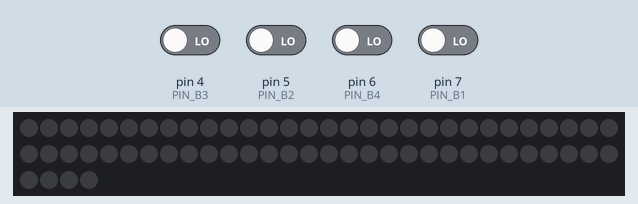
A sketch run on a simulated Arduino Uno, built with avr-gcc and run on an emulated ATmega328P. On the bench: 64 RGB LEDs in strip order, left to right, continuing on the next row. The test bench sets the inputs (shaded band); at power-on: pin 4 (PIN_B3), pin 5 (PIN_B2), pin 6 (PIN_B4), pin 7 (PIN_B1) LOW. Dim RGB values are drawn brighter than linear; random numbers use the default seed unless the sketch sets one.

Above: at 1.2 s.
1.3 s: pin 4 (PIN_B3) driven HIGH
At 2.5 s:
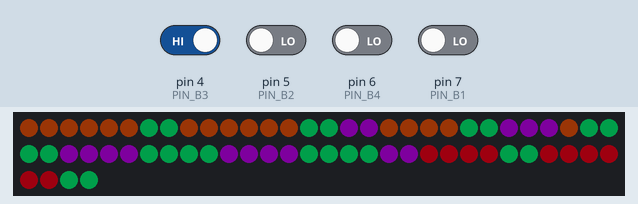
At 17.1 s:
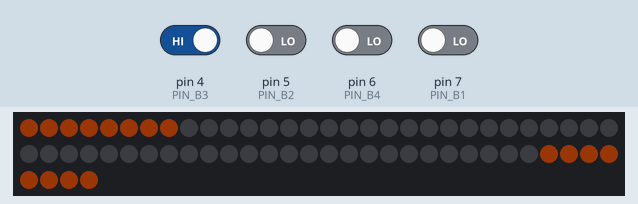
Timing chart, 0 to 17.9 s (numbered marks = the images above; inputs shaded):
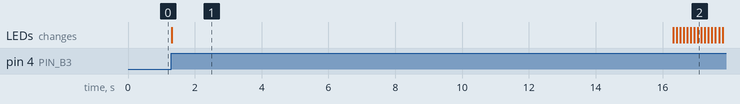

The sketch:

genius_Geometrico_1_.ino
```cpp
#include <FastLED.h>

#define NUM_LEDS 64
#define BRIGHTNESS 30
#define LH 8
#define LW 8

#define PIN_LED 2
#define PIN_B1 7
#define PIN_B2 5
#define PIN_B3 4
#define PIN_B4 6

CRGB leds[NUM_LEDS], gaba[NUM_LEDS];
CRGB color1, color2, color3, color4, corAntiga[8];

int b1, b2, b3, b4, randNumber;
int tempo;

int seed_;

int state;
// state = 0 -> menu do jogo
// state = 1 -> mostra o gabarito
// state = 2 -> player joga

int lc, lb, ld, le;

void copia(struct CRGB *a, struct CRGB *b) {
  for(int i = 0; i < 64; i++) {
    a[i] = b[i];
  }
}

void gera_gaba(){
  int r;

  // apaga tudo no gaba
  for(int i = 0; i < 64; i++) gaba[i] = CRGB::Black;

  while(!acabou(gaba)) {
    // gerar uma cor
    r = random() % 4;
    r++;
    switch(r) {
      case 1:
        cima_gaba();
        break;
      case 2:
        direita_gaba();
        break;
      case 3:
        baixo_gaba();
        break;
      case 4:
        esquerda_gaba();
        break;
    }
  }

  // copia gaba em leds
  copia(leds, gaba);

  FastLED.show();
}

void cima_gaba() {
  if (lb == -1) return;

  for(int i=0; i<8; i++) {
    // Colore a linha com a cor
    for(int j=0; j<8; j++) {
      if(j>=le && j<=ld && gaba[i*LW + j] == CRGB::Black) {
        gaba[i*LW + j] = color1;
      }
    }

    if (i >= lb) break;

    // Apaga a linha
    for(int j=0; j<8; j++) {
      if(j>=le && j<=ld && gaba[i*LW + j] == color1) {
        gaba[i*LW + j] = CRGB::Black;
      }
    }
  }
  lb--;
}

void direita_gaba() {
  if (le == 8) return;
  for(int i=7; i>=0; i--) {
    //Colore a coluna com a cor
    for(int j=0; j<8; j++) {
      if(j>=lc && j<=lb && gaba[j*LW + i] == CRGB::Black) {
        gaba[j*LW + i] = color2;
      }
    }
    if (i <= le) break;
    //Apaga a coluna
    for(int j=0; j<8; j++) {
      if(j>=lc && j<=lb && gaba[j*LW + i] == color2) {
        gaba[j*LW + i] = CRGB::Black;
      }
    }

  }
  le++;
}

void baixo_gaba() {
  if(lc == 8) return;
  for(int i=7; i>=0; i--) {
    for(int j=0; j<8; j++) {
      if(j>=le && j<=ld && gaba[i*LW + j] == CRGB::Black) {
        gaba[i*LW + j] = color3;
      }
    }
    if (i <= lc) break;
    for(int j=0; j<8; j++) {
      if(j>=le && j<=ld && gaba[i*LW + j] == color3) {
        gaba[i*LW + j] = CRGB::Black;
      }
    }
  }
  lc++;
}

void esquerda_gaba() {
  if(ld == -1) return;
  for(int i=0; i<8; i++) {
    for(int j=0; j<8; j++) {
      if(j>=lc && j<=lb && gaba[j*LW + i] == CRGB::Black) {
        gaba[j*LW + i] = color4;
      }
    }
    if(i >= ld) break;
    for(int j=0; j<8; j++) {
      if(j>=lc && j<=lb && gaba[j*LW + i] == color4) {
        gaba[j*LW + i] = CRGB::Black;
      }
    }
  }
  ld--;
}


void cima() {
  int i, j;

  if (lb == -1) return;

  for(i=0; i<8; i++) {
    // Colore a linha com a cor
    for(j=0; j<8; j++) {
      if(j>=le && j<=ld && leds[i*LW + j] == CRGB::Black) {
        leds[i*LW + j] = color1;
      } else if(j>=le && j<=ld && leds[i*LW + j] != CRGB::Black) {
        corAntiga[j] = leds[i*LW + j];
        leds[i*LW + j] = CRGB::White;
      }
    }
    FastLED.show();

    if (i >= lb) break;

    delay(tempo);

    // Apaga a linha
    for(j=0; j<8; j++) {
      if(j>=le && j<=ld && leds[i*LW + j] == color1) {
        leds[i*LW + j] = CRGB::Black;
      } else if (j>=le && j<=ld && leds[i*LW + j] == CRGB::White) {
        leds[i*LW + j] = corAntiga[j];
      }
    }

    FastLED.show();
  }
  lb--;
}

void direita() {
  int i, j;
  if (le == 8) return;
  for(i=7; i>=0; i--) {
    //Colore a coluna com a cor
    for(j=0; j<8; j++) {
      if(j>=lc && j<=lb && leds[j*LW + i] == CRGB::Black) {
        leds[j*LW + i] = color2;
      } else if(j>=lc && j<=lb && leds[j*LW + i] != CRGB::Black) {
        corAntiga[j] = leds[j*LW + i];
        leds[j*LW + i] = CRGB::White;
      }
    }
    FastLED.show();
    if (i <= le) break;
    delay(tempo);
    //Apaga a coluna
    for(j=0; j<8; j++) {
      if(j>=lc && j<=lb && leds[j*LW + i] == color2) {
        leds[j*LW + i] = CRGB::Black;
      } else if(j>=lc && j<=lb && leds[j*LW + i] == CRGB::White) {
        leds[j*LW + i] = corAntiga[j];
      }
    }
    FastLED.show();

  }
  le++;
}

void baixo() {
  int i, j;
  if(lc == 8) return;
  for(i=7; i>=0; i--) {
    for(j=0; j<8; j++) {
      if(j>=le && j<=ld && leds[i*LW + j] == CRGB::Black) {
        leds[i*LW + j] = color3;
      } else if(j>=le && j<=ld && leds[i*LW + j] != CRGB::Black) {
        corAntiga[j] = leds[i*LW + j];
        leds[i*LW + j] = CRGB::White;
      }
    }
    FastLED.show();
    if (i <= lc) break;
    delay(tempo);
    for(j=0; j<8; j++) {
      if(j>=le && j<=ld && leds[i*LW + j] == color3) {
        leds[i*LW + j] = CRGB::Black;
      } else if(j>=le && j<=ld && leds[i*LW + j] == CRGB::White) {
        leds[i*LW + j] = corAntiga[j];
      }
    }
    FastLED.show();
  }
  lc++;
}

void esquerda() {
  int i, j;
  if(ld == -1) return;
  for(i=0; i<8; i++) {
    for(j=0; j<8; j++) {
      if(j>=lc && j<=lb && leds[j*LW + i] == CRGB::Black) {
        leds[j*LW + i] = color4;
      } else if(j>=lc && j<=lb && leds[j*LW + i] != CRGB::Black) {
        corAntiga[j] = leds[j*LW + i];
        leds[j*LW + i] = CRGB::White;
      }
    }
    FastLED.show();
    if(i >= ld) break;
    delay(tempo);
    for(j=0; j<8; j++) {
      if(j>=lc && j<=lb && leds[j*LW + i] == color4) {
        leds[j*LW + i] = CRGB::Black;
      } else if(j>=lc && j<=lb && leds[j*LW + i] == CRGB::White) {
        leds[j*LW + i] = corAntiga[j];
      }
    }
    FastLED.show();
  }
  ld--;
}

int acabou(struct CRGB *mat) {
  int i;
  for(i=0; i<64; i++) {
    if(mat[i] == CRGB::Black) {
      return 0;
    }
  }
  return 1;
}

void reiniciar() {
  FastLED.setBrightness(BRIGHTNESS);

  lb = ld = 7;
  le = lc = 0;

  b1=b2=b3=b4 = LOW;
}

void setup() {
  randomSeed(seed_%1000000000);
  FastLED.addLeds<NEOPIXEL, PIN_LED>(leds, NUM_LEDS);
  FastLED.setBrightness(BRIGHTNESS);
  FastLED.clear();
  FastLED.show();

  tempo = 100;  state = 0;

  seed_=0;

  color1 = CRGB(255,0,30);
  color2 = CRGB(200,0,255);
  color3 = CRGB(222,79,11);
  color4 = CRGB(0,255,120);

  pinMode(PIN_B1, INPUT);
  pinMode(PIN_B2, INPUT);
  pinMode(PIN_B3, INPUT);
  pinMode(PIN_B4, INPUT);

  b1 = b2 = b3 = b4 = LOW;

  lb = ld = 7;
  le = lc = 0;
}

void loop() {
  b1 = digitalRead(PIN_B1);
  b2 = digitalRead(PIN_B2);
  b3 = digitalRead(PIN_B3);
  b4 = digitalRead(PIN_B4);

  if (state == 0) {
    seed_+=1;
    randomSeed(seed_%1000000000);
    if(b1 || b2 || b3 || b4) {
      state = 1;
      // começa a mostrar
    }
  }

  if (state == 1) {
    reiniciar();
    gera_gaba();
    delay(15000);
    for(int i = 0; i < 64; i++) leds[i] = CRGB::Black;
    FastLED.show();

    reiniciar(); // voltar os valores de l_

    state = 2;
  }

  if (state == 2) {
    while(!acabou(leds)) {
      b1 = digitalRead(PIN_B1);
      b2 = digitalRead(PIN_B2);
      b3 = digitalRead(PIN_B3);
      b4 = digitalRead(PIN_B4);

      if(b1) {
        cima();
      }
      if(b2) {
        direita();
      }
      if(b3) {
        baixo();
      }
      if(b4) {
        esquerda();
      }
    }
    state = 3;
  }

  if (state == 3) {
    int i;
    delay(2000);
    for(i=0; i<64; i++) {
      if(leds[i] != gaba[i]) {
        leds[i] = CRGB::Black;
      }
    }
    state = 4;
  }

  if(state == 4) {
    int i;
    for(i=5; i<=65; i++) {
      b1 = digitalRead(PIN_B1);
      b2 = digitalRead(PIN_B2);
      b3 = digitalRead(PIN_B3);
      b4 = digitalRead(PIN_B4);
      if (b1 || b2 || b3 || b4) state = 0;
      FastLED.setBrightness(i);
      FastLED.show();
      delay(1);
    }
    for(i=65; i>=5; i--) {
      b1 = digitalRead(PIN_B1);
      b2 = digitalRead(PIN_B2);
      b3 = digitalRead(PIN_B3);
      b4 = digitalRead(PIN_B4);
      if (b1 || b2 || b3 || b4) state = 0;
      FastLED.setBrightness(i);
      FastLED.show();
      delay(1);
    }
    if (b1 || b2 || b3 || b4) state = 0;
  }
}
```

Measured:
- after the input at 1.3 s, the LEDs: change at once (image 1)
- what the display in image 1 shows lasts 15.0 s, from 1.3 s to 16.3 s
